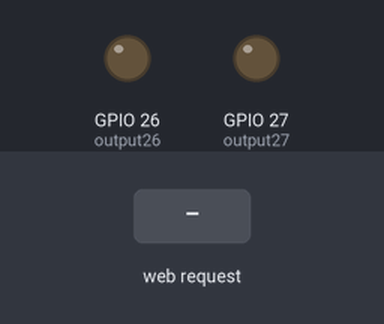
The sketch below on a simulated ESP32. On the bench: output pins drawn as LEDs (lit = HIGH). The test bench sets the inputs (shaded band). WiFi joins after 1.5 s; servers stay silent unless stated; what the sketch prints to the serial monitor is not drawn.

Above: at 2.7 s.
2.8 s: HTTP request GET /26/on received
At 3.4 s:
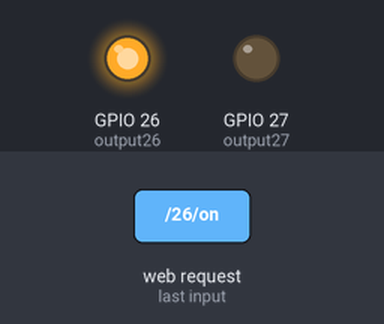
4.3 s: HTTP request GET /27/on received
At 4.6 s:
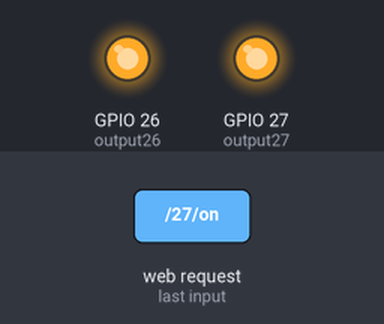
5.8 s: HTTP request GET /26/off received
At 6.9 s:
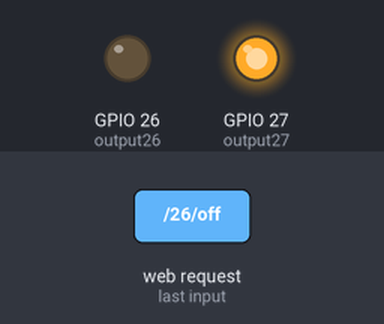
7.3 s: HTTP request GET /27/off received
At 8.1 s:
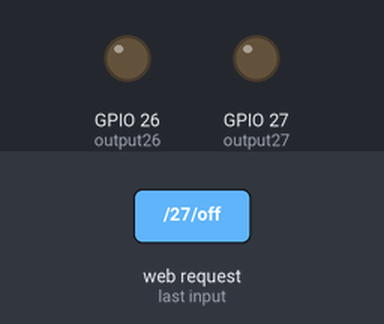
Timing chart, 0 to 9.8 s (numbered marks = the images above; inputs shaded):
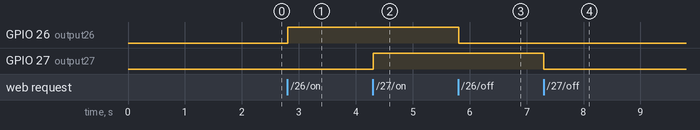

Measured:
- after the input at 2.8 s, GPIO 26 (output26): LOW → HIGH at once
- after the input at 4.3 s, GPIO 27 (output27): LOW → HIGH at once
- after the input at 5.8 s, GPIO 26 (output26): HIGH → LOW at once
- after the input at 7.3 s, GPIO 27 (output27): HIGH → LOW at once

The sketch:

WiFi_Coffee_Maker.ino
```cpp
/*********
  Rui Santos
  Complete project details at http://randomnerdtutorials.com
*********/

// Load Wi-Fi library
#include <WiFi.h>

// Replace with your network credentials
const char* ssid = "101102Quad";
const char* password = "101102Quad";

// Set web server port number to 80
WiFiServer server(80);

// Variable to store the HTTP request
String header;

// Auxiliar variables to store the current output state
String output26State = "off";
String output27State = "off";

// Assign output variables to GPIO pins
const int output26 = 26;
const int output27 = 27;

// Current time
unsigned long currentTime = millis();
// Previous time
unsigned long previousTime = 0;
// Define timeout time in milliseconds (example: 2000ms = 2s)
const long timeoutTime = 2000;

void setup() {
  Serial.begin(115200);
  // Initialize the output variables as outputs
  pinMode(output26, OUTPUT);
  pinMode(output27, OUTPUT);
  // Set outputs to LOW
  digitalWrite(output26, LOW);
  digitalWrite(output27, LOW);

  // Connect to Wi-Fi network with SSID and password
  Serial.print("Connecting to ");
  Serial.println(ssid);
  WiFi.begin(ssid, password);
  while (WiFi.status() != WL_CONNECTED) {
    delay(500);
    Serial.print(".");
  }
  // Print local IP address and start web server
  Serial.println("");
  Serial.println("WiFi connected.");
  Serial.println("IP address: ");
  Serial.println(WiFi.localIP());
  server.begin();
}

void loop(){
  WiFiClient client = server.available();   // Listen for incoming clients

  if (client) {                             // If a new client connects,
    currentTime = millis();
    previousTime = currentTime;
    Serial.println("New Client.");          // print a message out in the serial port
    String currentLine = "";                // make a String to hold incoming data from the client
    while (client.connected() && currentTime - previousTime <= timeoutTime) {  // loop while the client's connected
      currentTime = millis();
      if (client.available()) {             // if there's bytes to read from the client,
        char c = client.read();             // read a byte, then
        Serial.write(c);                    // print it out the serial monitor
        header += c;
        if (c == '\n') {                    // if the byte is a newline character
          // if the current line is blank, you got two newline characters in a row.
          // that's the end of the client HTTP request, so send a response:
          if (currentLine.length() == 0) {
            // HTTP headers always start with a response code (e.g. HTTP/1.1 200 OK)
            // and a content-type so the client knows what's coming, then a blank line:
            client.println("HTTP/1.1 200 OK");
            client.println("Content-type:text/html");
            client.println("Connection: close");
            client.println();

            // turns the GPIOs on and off
            if (header.indexOf("GET /26/on") >= 0) {
              Serial.println("GPIO 26 on");
              output26State = "on";
              digitalWrite(output26, HIGH);
            } else if (header.indexOf("GET /26/off") >= 0) {
              Serial.println("GPIO 26 off");
              output26State = "off";
              digitalWrite(output26, LOW);
            } else if (header.indexOf("GET /27/on") >= 0) {
              Serial.println("GPIO 27 on");
              output27State = "on";
              digitalWrite(output27, HIGH);
            } else if (header.indexOf("GET /27/off") >= 0) {
              Serial.println("GPIO 27 off");
              output27State = "off";
              digitalWrite(output27, LOW);
            }

            // Display the HTML web page
            /*client.println("<!DOCTYPE html><html>");
            client.println("<head><meta name=\"viewport\" content=\"width=device-width, initial-scale=1\">");
            client.println("<link rel=\"icon\" href=\"data:,\">");
            // CSS to style the on/off buttons
            // Feel free to change the background-color and font-size attributes to fit your preferences
            client.println("<style>html { font-family: Helvetica; display: inline-block; margin: 0px auto; text-align: center;}");
            client.println(".button { background-color: #4CAF50; border: none; color: white; padding: 16px 40px;");
            client.println("text-decoration: none; font-size: 30px; margin: 2px; cursor: pointer;}");
            client.println(".button2 {background-color: #555555;}</style></head>");

            // Web Page Heading
            client.println("<body><h1>ESP32 Web Server</h1>");

            // Display current state, and ON/OFF buttons for GPIO 26
            client.println("<p>GPIO 26 - State " + output26State + "</p>");
            // If the output26State is off, it displays the ON button
            if (output26State=="off") {
              client.println("<p><a href=\"/26/on\"><button class=\"button\">ON</button></a></p>");
            } else {
              client.println("<p><a href=\"/26/off\"><button class=\"button button2\">OFF</button></a></p>");
            }

            // Display current state, and ON/OFF buttons for GPIO 27
            client.println("<p>GPIO 27 - State " + output27State + "</p>");
            // If the output27State is off, it displays the ON button
            if (output27State=="off") {
              client.println("<p><a href=\"/27/on\"><button class=\"button\">ON</button></a></p>");
            } else {
              client.println("<p><a href=\"/27/off\"><button class=\"button button2\">OFF</button></a></p>");
            }
            client.println("</body></html>");*/
            client.println("<!DOCTYPE html><html><head> <style> html { background-color: #f3f3f3; } div { display: flex; justify-content: center; padding: 20px; } div *{ font-family: 'Courier New', Courier, monospace; font-size: xx-large; border-radius: 5px; border: solid #858585; border-style:double; background-color: white; } #queue { font-size: xx-large; display: flex; justify-content: center; font-family: 'Courier New', Courier, monospace; margin-top: 8%; } #Clear { margin-top: 15%; background-color: #ffc6c6; } </style></head><body> <div id=\"Settings\"> <select id=\"hourSelect\"> <option value=\"7\">7</option> <option value=\"8\">8</option> <option value=\"9\">9</option> <option value=\"10\">10</option> <option value=\"11\">11</option> <option value=\"12\">12</option> <option value=\"1\">1</option> <option value=\"2\">2</option> <option value=\"3\">3</option> <option value=\"4\">4</option> <option value=\"5\">5</option> <option value=\"6\">6</option> </select> <select id=\"minuteSelect\"> <option value=\"00\">00</option> <option value=\"15\">15</option> <option value=\"30\">30</option> <option value=\"45\">45</option> </select> <select id=\"AM_PM\"> <option value=\"AM\">AM</option> <option value=\"PM\">PM</option> </select> <select id=\"sizeSelect\"> <option value=\"8oz\">8oz</option> <option value=\"12oz\">12oz</option> <option value=\"16oz\">16oz</option> </select> </div> <div><button onclick=\"addTime()\" id=\"button\">Place Order</button></div> <div id=\"queue\"></div> <div><button id=\"Clear\" onclick=\"clearOrder()\">Clear Order</button></div> <script> var time = \"\"; var orderPending = false; document.getElementById(\"queue\").innerHTML = \"There is no pending order...\"; function addTime() { pendingOrder = true; time = document.getElementById(\"hourSelect\").value; time += \":\" + document.getElementById(\"minuteSelect\").value; time += \" \" + document.getElementById(\"AM_PM\").value; document.getElementById(\"queue\").innerHTML = (\"Your \" + document.getElementById(\"sizeSelect\").value + \" coffee will be prepared at \" + time + \"\n\"); } function clearOrder() { pendingOrder = false; document.getElementById(\"queue\").innerHTML = \"There is no pending order...\" } </script></body></html>");

            // The HTTP response ends with another blank line
            client.println();
            // Break out of the while loop
            break;
          } else { // if you got a newline, then clear currentLine
            currentLine = "";
          }
        } else if (c != '\r') {  // if you got anything else but a carriage return character,
          currentLine += c;      // add it to the end of the currentLine
        }
      }
    }
    // Clear the header variable
    header = "";
    // Close the connection
    client.stop();
    Serial.println("Client disconnected.");
    Serial.println("");
  }
}
```
